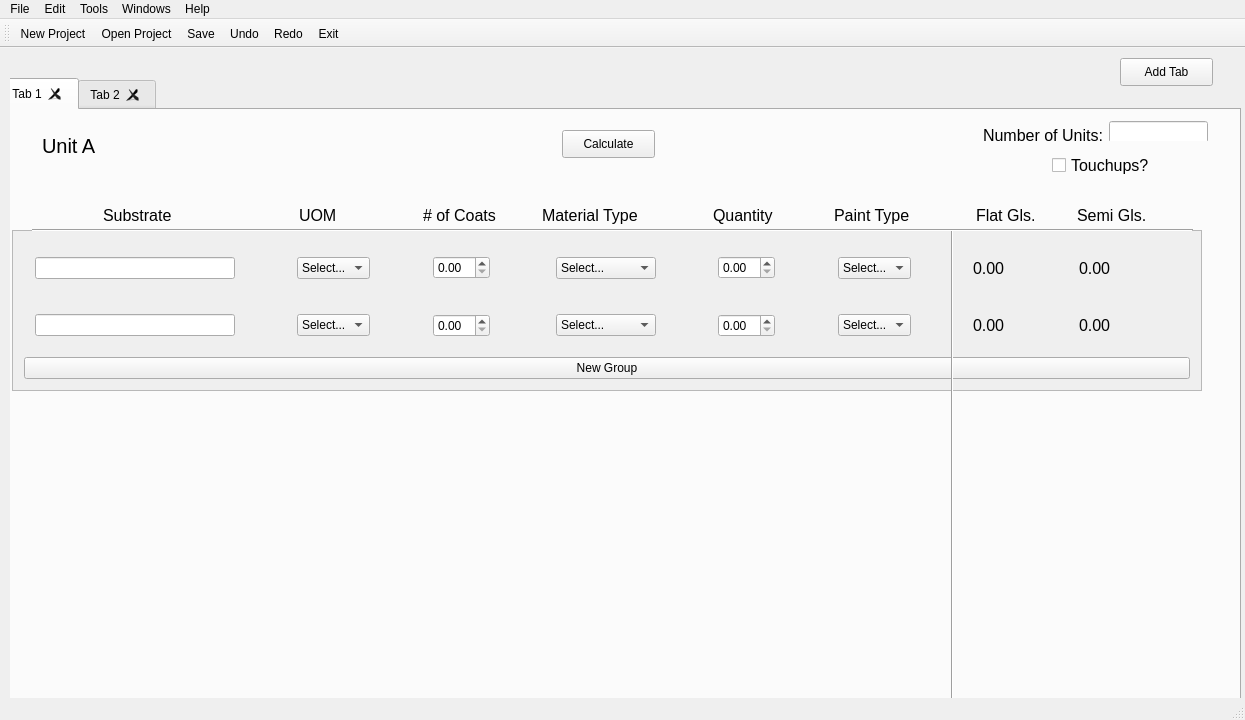
<?xml version="1.0" encoding="UTF-8"?>
<ui version="4.0">
 <class>MainWindow</class>
 <widget class="QMainWindow" name="MainWindow">
  <property name="geometry">
   <rect>
    <x>0</x>
    <y>0</y>
    <width>1245</width>
    <height>720</height>
   </rect>
  </property>
  <property name="windowTitle">
   <string>MainWindow</string>
  </property>
  <widget class="QWidget" name="centralWidget">
   <widget class="QStackedWidget" name="Main">
    <property name="geometry">
     <rect>
      <x>10</x>
      <y>0</y>
      <width>1231</width>
      <height>661</height>
     </rect>
    </property>
    <property name="currentIndex">
     <number>1</number>
    </property>
    <widget class="QWidget" name="Main_Page"/>
    <widget class="QWidget" name="Interior_Paint_Page">
     <widget class="QTabWidget" name="Unit_tab">
      <property name="geometry">
       <rect>
        <x>-10</x>
        <y>30</y>
        <width>1241</width>
        <height>631</height>
       </rect>
      </property>
      <property name="font">
       <font>
        <kerning>true</kerning>
       </font>
      </property>
      <property name="currentIndex">
       <number>0</number>
      </property>
      <property name="tabsClosable">
       <bool>true</bool>
      </property>
      <property name="movable">
       <bool>true</bool>
      </property>
      <property name="tabBarAutoHide">
       <bool>false</bool>
      </property>
      <widget class="QWidget" name="tab">
       <attribute name="title">
        <string>Tab 1</string>
       </attribute>
       <widget class="QWidget" name="layoutWidget">
        <property name="geometry">
         <rect>
          <x>970</x>
          <y>0</y>
          <width>247</width>
          <height>31</height>
         </rect>
        </property>
        <layout class="QHBoxLayout" name="MultiplierV">
         <item>
          <widget class="QLabel" name="multiplier_label">
           <property name="minimumSize">
            <size>
             <width>0</width>
             <height>29</height>
            </size>
           </property>
           <property name="font">
            <font>
             <pointsize>12</pointsize>
            </font>
           </property>
           <property name="text">
            <string>Number of Units:</string>
           </property>
          </widget>
         </item>
         <item>
          <widget class="QLineEdit" name="Multiplier">
           <property name="minimumSize">
            <size>
             <width>0</width>
             <height>22</height>
            </size>
           </property>
          </widget>
         </item>
        </layout>
       </widget>
       <widget class="QPushButton" name="Calculate">
        <property name="geometry">
         <rect>
          <x>560</x>
          <y>20</y>
          <width>93</width>
          <height>28</height>
         </rect>
        </property>
        <property name="font">
         <font>
          <pointsize>9</pointsize>
         </font>
        </property>
        <property name="text">
         <string>Calculate</string>
        </property>
       </widget>
       <widget class="QCheckBox" name="touchup">
        <property name="geometry">
         <rect>
          <x>1050</x>
          <y>40</y>
          <width>121</width>
          <height>31</height>
         </rect>
        </property>
        <property name="font">
         <font>
          <pointsize>12</pointsize>
         </font>
        </property>
        <property name="text">
         <string>Touchups?</string>
        </property>
       </widget>
       <widget class="Line" name="line">
        <property name="geometry">
         <rect>
          <x>940</x>
          <y>120</y>
          <width>20</width>
          <height>491</height>
         </rect>
        </property>
        <property name="font">
         <font>
          <weight>50</weight>
          <bold>false</bold>
         </font>
        </property>
        <property name="orientation">
         <enum>Qt::Vertical</enum>
        </property>
       </widget>
       <widget class="QFrame" name="horizontalFrame">
        <property name="geometry">
         <rect>
          <x>10</x>
          <y>80</y>
          <width>1181</width>
          <height>51</height>
         </rect>
        </property>
        <layout class="QHBoxLayout" name="Labels">
         <item>
          <spacer name="horizontalSpacer_11">
           <property name="orientation">
            <enum>Qt::Horizontal</enum>
           </property>
           <property name="sizeHint" stdset="0">
            <size>
             <width>80</width>
             <height>20</height>
            </size>
           </property>
          </spacer>
         </item>
         <item>
          <widget class="QLabel" name="label_Substrate">
           <property name="minimumSize">
            <size>
             <width>90</width>
             <height>0</height>
            </size>
           </property>
           <property name="font">
            <font>
             <family>MS Shell Dlg 2</family>
             <pointsize>12</pointsize>
             <weight>50</weight>
             <bold>false</bold>
            </font>
           </property>
           <property name="text">
            <string>Substrate</string>
           </property>
          </widget>
         </item>
         <item>
          <spacer name="horizontalSpacer_6">
           <property name="orientation">
            <enum>Qt::Horizontal</enum>
           </property>
           <property name="sizeHint" stdset="0">
            <size>
             <width>100</width>
             <height>20</height>
            </size>
           </property>
          </spacer>
         </item>
         <item>
          <widget class="QLabel" name="label_UOM">
           <property name="font">
            <font>
             <pointsize>12</pointsize>
            </font>
           </property>
           <property name="text">
            <string>UOM</string>
           </property>
          </widget>
         </item>
         <item>
          <spacer name="horizontalSpacer_7">
           <property name="orientation">
            <enum>Qt::Horizontal</enum>
           </property>
           <property name="sizeHint" stdset="0">
            <size>
             <width>80</width>
             <height>20</height>
            </size>
           </property>
          </spacer>
         </item>
         <item>
          <widget class="QLabel" name="label_Num_Coats">
           <property name="font">
            <font>
             <pointsize>12</pointsize>
            </font>
           </property>
           <property name="text">
            <string># of Coats</string>
           </property>
          </widget>
         </item>
         <item>
          <spacer name="horizontalSpacer_8">
           <property name="orientation">
            <enum>Qt::Horizontal</enum>
           </property>
           <property name="sizeHint" stdset="0">
            <size>
             <width>40</width>
             <height>20</height>
            </size>
           </property>
          </spacer>
         </item>
         <item>
          <widget class="QLabel" name="label_Material_Type">
           <property name="minimumSize">
            <size>
             <width>130</width>
             <height>0</height>
            </size>
           </property>
           <property name="font">
            <font>
             <pointsize>12</pointsize>
            </font>
           </property>
           <property name="text">
            <string>Material Type</string>
           </property>
          </widget>
         </item>
         <item>
          <spacer name="horizontalSpacer_9">
           <property name="orientation">
            <enum>Qt::Horizontal</enum>
           </property>
           <property name="sizeHint" stdset="0">
            <size>
             <width>20</width>
             <height>20</height>
            </size>
           </property>
          </spacer>
         </item>
         <item>
          <widget class="QLabel" name="label_Quantity">
           <property name="minimumSize">
            <size>
             <width>80</width>
             <height>0</height>
            </size>
           </property>
           <property name="font">
            <font>
             <pointsize>12</pointsize>
            </font>
           </property>
           <property name="text">
            <string>Quantity</string>
           </property>
          </widget>
         </item>
         <item>
          <spacer name="horizontalSpacer_10">
           <property name="orientation">
            <enum>Qt::Horizontal</enum>
           </property>
           <property name="sizeHint" stdset="0">
            <size>
             <width>20</width>
             <height>20</height>
            </size>
           </property>
          </spacer>
         </item>
         <item>
          <widget class="QLabel" name="label_Paint_Type">
           <property name="font">
            <font>
             <pointsize>12</pointsize>
            </font>
           </property>
           <property name="text">
            <string>Paint Type</string>
           </property>
          </widget>
         </item>
         <item>
          <spacer name="horizontalSpacer_13">
           <property name="orientation">
            <enum>Qt::Horizontal</enum>
           </property>
           <property name="sizeHint" stdset="0">
            <size>
             <width>60</width>
             <height>20</height>
            </size>
           </property>
          </spacer>
         </item>
         <item>
          <widget class="QLabel" name="label_Flat_Gls_">
           <property name="font">
            <font>
             <pointsize>12</pointsize>
            </font>
           </property>
           <property name="text">
            <string>Flat Gls.</string>
           </property>
          </widget>
         </item>
         <item>
          <spacer name="horizontalSpacer_15">
           <property name="orientation">
            <enum>Qt::Horizontal</enum>
           </property>
           <property name="sizeHint" stdset="0">
            <size>
             <width>20</width>
             <height>20</height>
            </size>
           </property>
          </spacer>
         </item>
         <item>
          <widget class="QLabel" name="label_Semi_Gls">
           <property name="font">
            <font>
             <pointsize>12</pointsize>
            </font>
           </property>
           <property name="text">
            <string>Semi Gls.</string>
           </property>
          </widget>
         </item>
         <item>
          <spacer name="horizontalSpacer_14">
           <property name="orientation">
            <enum>Qt::Horizontal</enum>
           </property>
           <property name="sizeHint" stdset="0">
            <size>
             <width>10</width>
             <height>20</height>
            </size>
           </property>
          </spacer>
         </item>
        </layout>
       </widget>
       <widget class="Line" name="line_2">
        <property name="geometry">
         <rect>
          <x>30</x>
          <y>110</y>
          <width>1161</width>
          <height>20</height>
         </rect>
        </property>
        <property name="orientation">
         <enum>Qt::Horizontal</enum>
        </property>
       </widget>
       <widget class="QLabel" name="label">
        <property name="geometry">
         <rect>
          <x>40</x>
          <y>20</y>
          <width>91</width>
          <height>31</height>
         </rect>
        </property>
        <property name="font">
         <font>
          <pointsize>15</pointsize>
         </font>
        </property>
        <property name="text">
         <string>Unit A</string>
        </property>
       </widget>
       <widget class="QScrollArea" name="scrollArea">
        <property name="geometry">
         <rect>
          <x>10</x>
          <y>120</y>
          <width>1190</width>
          <height>161</height>
         </rect>
        </property>
        <property name="maximumSize">
         <size>
          <width>1190</width>
          <height>460</height>
         </size>
        </property>
        <property name="widgetResizable">
         <bool>true</bool>
        </property>
        <widget class="QWidget" name="scrollAreaWidgetContents">
         <property name="geometry">
          <rect>
           <x>0</x>
           <y>0</y>
           <width>1188</width>
           <height>159</height>
          </rect>
         </property>
         <layout class="QVBoxLayout" name="verticalLayout">
          <item>
           <widget class="QFrame" name="Main_Edit">
            <layout class="QHBoxLayout" name="horizontalLayout">
             <item>
              <widget class="QLineEdit" name="Substrate">
               <property name="minimumSize">
                <size>
                 <width>200</width>
                 <height>0</height>
                </size>
               </property>
              </widget>
             </item>
             <item>
              <spacer name="horizontalSpacer_2">
               <property name="orientation">
                <enum>Qt::Horizontal</enum>
               </property>
               <property name="sizeHint" stdset="0">
                <size>
                 <width>40</width>
                 <height>20</height>
                </size>
               </property>
              </spacer>
             </item>
             <item>
              <widget class="QComboBox" name="UOM">
               <property name="minimumSize">
                <size>
                 <width>60</width>
                 <height>0</height>
                </size>
               </property>
               <item>
                <property name="text">
                 <string>Select...</string>
                </property>
               </item>
               <item>
                <property name="text">
                 <string>Sq Ft</string>
                </property>
               </item>
               <item>
                <property name="text">
                 <string>Ln Ft</string>
                </property>
               </item>
               <item>
                <property name="text">
                 <string>Ea</string>
                </property>
               </item>
              </widget>
             </item>
             <item>
              <spacer name="horizontalSpacer_3">
               <property name="orientation">
                <enum>Qt::Horizontal</enum>
               </property>
               <property name="sizeHint" stdset="0">
                <size>
                 <width>40</width>
                 <height>20</height>
                </size>
               </property>
              </spacer>
             </item>
             <item>
              <widget class="QDoubleSpinBox" name="Coats">
               <property name="minimumSize">
                <size>
                 <width>50</width>
                 <height>0</height>
                </size>
               </property>
              </widget>
             </item>
             <item>
              <spacer name="horizontalSpacer_4">
               <property name="orientation">
                <enum>Qt::Horizontal</enum>
               </property>
               <property name="sizeHint" stdset="0">
                <size>
                 <width>60</width>
                 <height>20</height>
                </size>
               </property>
              </spacer>
             </item>
             <item>
              <widget class="QComboBox" name="Material_type">
               <property name="minimumSize">
                <size>
                 <width>100</width>
                 <height>0</height>
                </size>
               </property>
               <item>
                <property name="text">
                 <string>Select...</string>
                </property>
               </item>
              </widget>
             </item>
             <item>
              <spacer name="horizontalSpacer">
               <property name="orientation">
                <enum>Qt::Horizontal</enum>
               </property>
               <property name="sizeHint" stdset="0">
                <size>
                 <width>40</width>
                 <height>20</height>
                </size>
               </property>
              </spacer>
             </item>
             <item>
              <widget class="QDoubleSpinBox" name="Quantity"/>
             </item>
             <item>
              <spacer name="horizontalSpacer_5">
               <property name="orientation">
                <enum>Qt::Horizontal</enum>
               </property>
               <property name="sizeHint" stdset="0">
                <size>
                 <width>40</width>
                 <height>20</height>
                </size>
               </property>
              </spacer>
             </item>
             <item>
              <widget class="QComboBox" name="Paint_Type">
               <item>
                <property name="text">
                 <string>Select...</string>
                </property>
               </item>
               <item>
                <property name="text">
                 <string>Flat</string>
                </property>
               </item>
               <item>
                <property name="text">
                 <string>Semi</string>
                </property>
               </item>
               <item>
                <property name="text">
                 <string>Both</string>
                </property>
               </item>
              </widget>
             </item>
             <item>
              <spacer name="horizontalSpacer_12">
               <property name="orientation">
                <enum>Qt::Horizontal</enum>
               </property>
               <property name="sizeHint" stdset="0">
                <size>
                 <width>30</width>
                 <height>20</height>
                </size>
               </property>
              </spacer>
             </item>
             <item>
              <widget class="QLabel" name="Flat_Gls">
               <property name="minimumSize">
                <size>
                 <width>100</width>
                 <height>0</height>
                </size>
               </property>
               <property name="font">
                <font>
                 <pointsize>12</pointsize>
                </font>
               </property>
               <property name="text">
                <string>0.00</string>
               </property>
              </widget>
             </item>
             <item>
              <widget class="QLabel" name="Semi_Gls">
               <property name="minimumSize">
                <size>
                 <width>100</width>
                 <height>0</height>
                </size>
               </property>
               <property name="font">
                <font>
                 <pointsize>12</pointsize>
                </font>
               </property>
               <property name="layoutDirection">
                <enum>Qt::LeftToRight</enum>
               </property>
               <property name="text">
                <string>0.00</string>
               </property>
              </widget>
             </item>
            </layout>
           </widget>
          </item>
          <item>
           <widget class="QFrame" name="Main_Edit_2">
            <layout class="QHBoxLayout" name="horizontalLayout_2">
             <item>
              <widget class="QLineEdit" name="Substrate_2">
               <property name="minimumSize">
                <size>
                 <width>200</width>
                 <height>0</height>
                </size>
               </property>
              </widget>
             </item>
             <item>
              <spacer name="horizontalSpacer_16">
               <property name="orientation">
                <enum>Qt::Horizontal</enum>
               </property>
               <property name="sizeHint" stdset="0">
                <size>
                 <width>40</width>
                 <height>20</height>
                </size>
               </property>
              </spacer>
             </item>
             <item>
              <widget class="QComboBox" name="UOM_2">
               <property name="minimumSize">
                <size>
                 <width>60</width>
                 <height>0</height>
                </size>
               </property>
               <item>
                <property name="text">
                 <string>Select...</string>
                </property>
               </item>
               <item>
                <property name="text">
                 <string>Sq Ft</string>
                </property>
               </item>
               <item>
                <property name="text">
                 <string>Ln Ft</string>
                </property>
               </item>
               <item>
                <property name="text">
                 <string>Ea</string>
                </property>
               </item>
              </widget>
             </item>
             <item>
              <spacer name="horizontalSpacer_17">
               <property name="orientation">
                <enum>Qt::Horizontal</enum>
               </property>
               <property name="sizeHint" stdset="0">
                <size>
                 <width>40</width>
                 <height>20</height>
                </size>
               </property>
              </spacer>
             </item>
             <item>
              <widget class="QDoubleSpinBox" name="Coats_2">
               <property name="minimumSize">
                <size>
                 <width>50</width>
                 <height>0</height>
                </size>
               </property>
              </widget>
             </item>
             <item>
              <spacer name="horizontalSpacer_18">
               <property name="orientation">
                <enum>Qt::Horizontal</enum>
               </property>
               <property name="sizeHint" stdset="0">
                <size>
                 <width>60</width>
                 <height>20</height>
                </size>
               </property>
              </spacer>
             </item>
             <item>
              <widget class="QComboBox" name="Material_type_2">
               <property name="minimumSize">
                <size>
                 <width>100</width>
                 <height>0</height>
                </size>
               </property>
               <item>
                <property name="text">
                 <string>Select...</string>
                </property>
               </item>
              </widget>
             </item>
             <item>
              <spacer name="horizontalSpacer_19">
               <property name="orientation">
                <enum>Qt::Horizontal</enum>
               </property>
               <property name="sizeHint" stdset="0">
                <size>
                 <width>40</width>
                 <height>20</height>
                </size>
               </property>
              </spacer>
             </item>
             <item>
              <widget class="QDoubleSpinBox" name="Quantity_2"/>
             </item>
             <item>
              <spacer name="horizontalSpacer_20">
               <property name="orientation">
                <enum>Qt::Horizontal</enum>
               </property>
               <property name="sizeHint" stdset="0">
                <size>
                 <width>40</width>
                 <height>20</height>
                </size>
               </property>
              </spacer>
             </item>
             <item>
              <widget class="QComboBox" name="Paint_Type_2">
               <item>
                <property name="text">
                 <string>Select...</string>
                </property>
               </item>
               <item>
                <property name="text">
                 <string>Flat</string>
                </property>
               </item>
               <item>
                <property name="text">
                 <string>Semi</string>
                </property>
               </item>
               <item>
                <property name="text">
                 <string>Both</string>
                </property>
               </item>
              </widget>
             </item>
             <item>
              <spacer name="horizontalSpacer_21">
               <property name="orientation">
                <enum>Qt::Horizontal</enum>
               </property>
               <property name="sizeHint" stdset="0">
                <size>
                 <width>30</width>
                 <height>20</height>
                </size>
               </property>
              </spacer>
             </item>
             <item>
              <widget class="QLabel" name="Flat_Gls_2">
               <property name="minimumSize">
                <size>
                 <width>100</width>
                 <height>0</height>
                </size>
               </property>
               <property name="font">
                <font>
                 <pointsize>12</pointsize>
                </font>
               </property>
               <property name="text">
                <string>0.00</string>
               </property>
              </widget>
             </item>
             <item>
              <widget class="QLabel" name="Semi_Gls_2">
               <property name="minimumSize">
                <size>
                 <width>100</width>
                 <height>0</height>
                </size>
               </property>
               <property name="font">
                <font>
                 <pointsize>12</pointsize>
                </font>
               </property>
               <property name="layoutDirection">
                <enum>Qt::LeftToRight</enum>
               </property>
               <property name="text">
                <string>0.00</string>
               </property>
              </widget>
             </item>
            </layout>
           </widget>
          </item>
          <item>
           <widget class="QPushButton" name="New_substrate">
            <property name="font">
             <font>
              <pointsize>9</pointsize>
             </font>
            </property>
            <property name="text">
             <string>New Group</string>
            </property>
           </widget>
          </item>
         </layout>
        </widget>
       </widget>
       <zorder>scrollArea</zorder>
       <zorder>layoutWidget</zorder>
       <zorder>Calculate</zorder>
       <zorder>touchup</zorder>
       <zorder>line</zorder>
       <zorder>horizontalFrame</zorder>
       <zorder>line_2</zorder>
       <zorder>label</zorder>
      </widget>
      <widget class="QWidget" name="tab_2">
       <attribute name="title">
        <string>Tab 2</string>
       </attribute>
      </widget>
     </widget>
     <widget class="QPushButton" name="pushButton">
      <property name="geometry">
       <rect>
        <x>1110</x>
        <y>10</y>
        <width>93</width>
        <height>28</height>
       </rect>
      </property>
      <property name="font">
       <font>
        <pointsize>9</pointsize>
       </font>
      </property>
      <property name="text">
       <string>Add Tab</string>
      </property>
     </widget>
    </widget>
   </widget>
  </widget>
  <widget class="QMenuBar" name="menuBar">
   <property name="geometry">
    <rect>
     <x>0</x>
     <y>0</y>
     <width>1245</width>
     <height>26</height>
    </rect>
   </property>
   <widget class="QMenu" name="menuFile">
    <property name="title">
     <string>File</string>
    </property>
    <addaction name="actionNew_Project"/>
    <addaction name="actionOpen_Project"/>
    <addaction name="separator"/>
    <addaction name="actionSave"/>
    <addaction name="actionSave_As"/>
    <addaction name="separator"/>
    <addaction name="actionExport_to_Excel"/>
    <addaction name="actionPrint"/>
    <addaction name="separator"/>
    <addaction name="actionExit_Project"/>
    <addaction name="actionClose_All_Except_Current_Project"/>
    <addaction name="actionClose_All"/>
    <addaction name="separator"/>
    <addaction name="actionExit"/>
   </widget>
   <widget class="QMenu" name="menuEdit">
    <property name="title">
     <string>Edit</string>
    </property>
    <addaction name="actionUndo"/>
    <addaction name="actionRedo"/>
   </widget>
   <widget class="QMenu" name="menuTools">
    <property name="title">
     <string>Tools</string>
    </property>
   </widget>
   <widget class="QMenu" name="menuWindows">
    <property name="title">
     <string>Windows</string>
    </property>
   </widget>
   <widget class="QMenu" name="menuHelp">
    <property name="title">
     <string>Help</string>
    </property>
   </widget>
   <addaction name="menuFile"/>
   <addaction name="menuEdit"/>
   <addaction name="menuTools"/>
   <addaction name="menuWindows"/>
   <addaction name="menuHelp"/>
  </widget>
  <widget class="QToolBar" name="mainToolBar">
   <attribute name="toolBarArea">
    <enum>TopToolBarArea</enum>
   </attribute>
   <attribute name="toolBarBreak">
    <bool>false</bool>
   </attribute>
   <addaction name="actionNew_Project"/>
   <addaction name="actionOpen_Project"/>
   <addaction name="actionSave"/>
   <addaction name="actionUndo"/>
   <addaction name="actionRedo"/>
   <addaction name="actionExit"/>
  </widget>
  <widget class="QStatusBar" name="statusBar"/>
  <action name="actionNew_Project">
   <property name="text">
    <string>New Project</string>
   </property>
  </action>
  <action name="actionOpen_Project">
   <property name="text">
    <string>Open Project</string>
   </property>
  </action>
  <action name="actionUndo">
   <property name="text">
    <string>Undo</string>
   </property>
  </action>
  <action name="actionRedo">
   <property name="text">
    <string>Redo</string>
   </property>
  </action>
  <action name="actionSave">
   <property name="text">
    <string>Save</string>
   </property>
  </action>
  <action name="actionSave_As">
   <property name="text">
    <string>Save As</string>
   </property>
  </action>
  <action name="actionExport_to_Excel">
   <property name="text">
    <string>Export to Microsoft Excel</string>
   </property>
  </action>
  <action name="actionPrint">
   <property name="text">
    <string>Print</string>
   </property>
  </action>
  <action name="actionExit_Project">
   <property name="text">
    <string>Close Project</string>
   </property>
  </action>
  <action name="actionClose_All_Except_Current_Project">
   <property name="text">
    <string>Close All Except Current Project</string>
   </property>
  </action>
  <action name="actionClose_All">
   <property name="text">
    <string>Close All</string>
   </property>
  </action>
  <action name="actionExit">
   <property name="text">
    <string>Exit</string>
   </property>
  </action>
 </widget>
 <layoutdefault spacing="6" margin="11"/>
 <tabstops>
  <tabstop>Multiplier</tabstop>
  <tabstop>Unit_tab</tabstop>
  <tabstop>New_substrate</tabstop>
  <tabstop>touchup</tabstop>
  <tabstop>Substrate</tabstop>
  <tabstop>UOM</tabstop>
  <tabstop>Coats</tabstop>
  <tabstop>Material_type</tabstop>
  <tabstop>Quantity</tabstop>
  <tabstop>Paint_Type</tabstop>
  <tabstop>Calculate</tabstop>
 </tabstops>
 <resources/>
 <connections/>
</ui>
